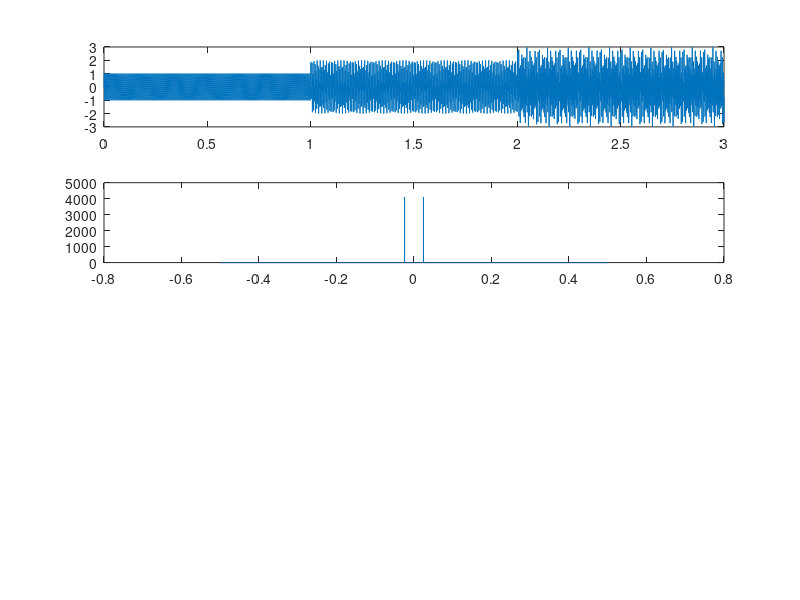

This chart was generated by the following MATLAB code: (Note: this script raises an error after producing the figure.)
clc, clear, close all;

fs = 8192;
t = 0:1/fs:3-1/fs; 
x_1 = sin(2*pi*200*t); 
x_2 = sin(2*pi*330*t); 
x_3 = sin(2*pi*480*t); 

signal = zeros(size(t));

signal = signal + x_1;

signal(t > 1) = signal(t > 1) + x_2(t > 1);

signal(t > 2) = signal(t > 2) + x_3(t > 2);

subplot(4,1,1)
plot(t, signal);

w=-0.5:1/fs:0.5-1/fs;
freq_domain = fftshift(fft(signal(1:fs)));

subplot(4,1,2)
plot(w, abs(freq_domain));

%soundsc(signal,fs);

%--------------------------------------------------
% B
Myfilter = notch_filter;
a =Myfilter.Denominator;
b =Myfilter.Numerator;

filtered_signal = filter(b,a,signal);

subplot(4,1,3)
plot(t,filtered_signal);

filtered_signal_freq_domain = fftshift(fft(filtered_signal(1:fs)));

subplot(4,1,4)
plot(w, abs(filtered_signal_freq_domain));

soundsc(filtered_signal,fs);
[H, f] = freqz(b, a, 1024, fs);

figure(2)
subplot(2,1,1)
plot(f, abs(H)); 
title('Magnitude Response');
xlabel('Frequency (Hz)');
ylabel('Magnitude');

subplot(2, 1, 2); 
plot(f, angle(H)); 
title('Phase Response');
xlabel('Frequency (Hz)');
ylabel('Phase (radians)');
